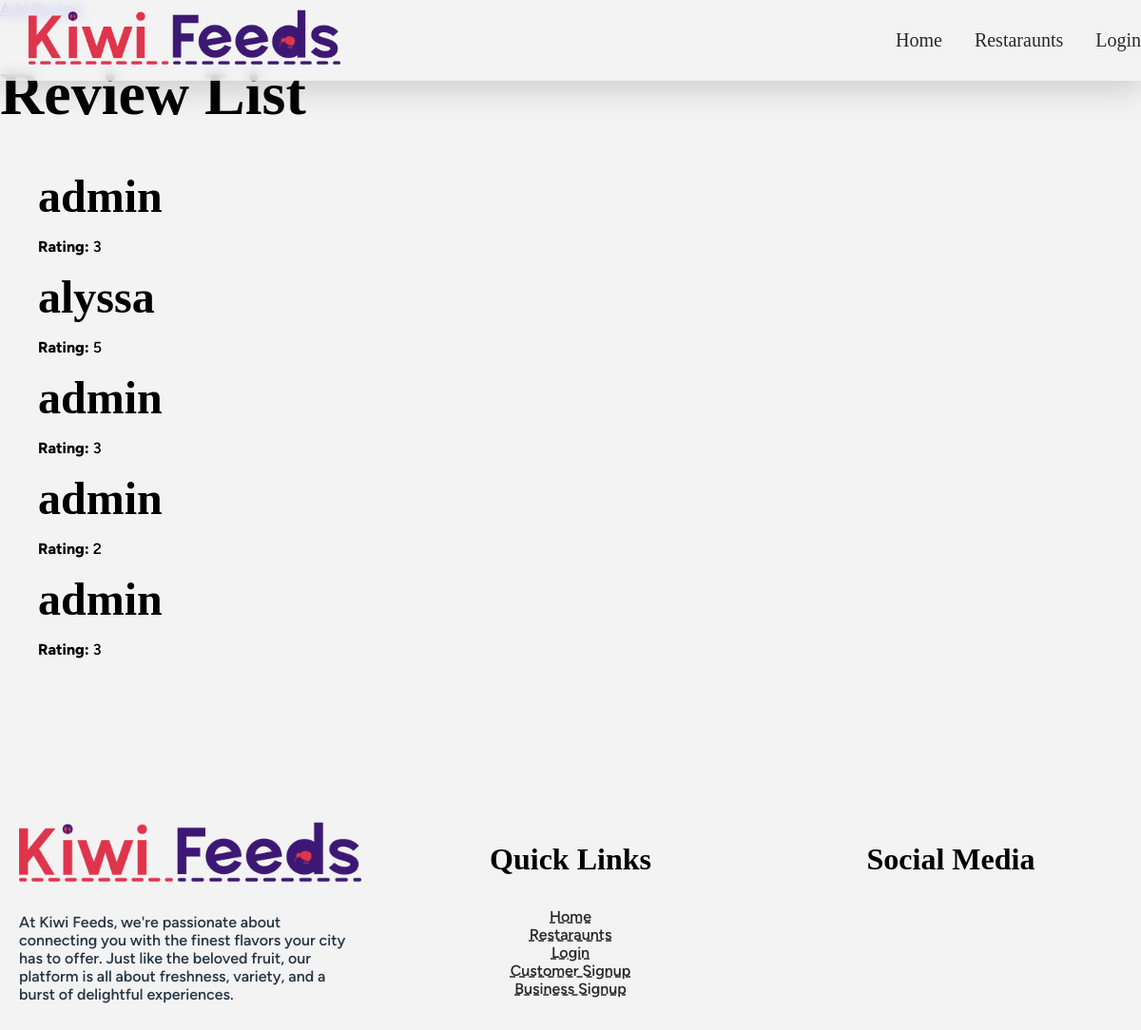
The app's page /reviews/ with its own data.
### app_reviews/models.py (models this page shows, shortened)
class Review(models.Model):
   ONE_TO_FIVE_STAR_RATING_CHOICES = (
    (1, '1'),
    (2, '2'),
    (3, '3'),
    (4, '4'),
    (5, '5'),
   )
   user = models.ForeignKey('app_user.UserProfile', on_delete=models.PROTECT,related_name='reviews' )
   restaurant = models.ForeignKey('app_restaurants.Restaurant', on_delete=models.PROTECT,related_name='reviews')
   rating = models.IntegerField(choices=ONE_TO_FIVE_STAR_RATING_CHOICES)
   comment = models.TextField()

### app_user/models.py (models this page shows, shortened)
class UserProfile(models.Model):
    this_user = models.OneToOneField(User, on_delete=models.PROTECT ,verbose_name='User')
    profile_picture = models.ImageField(
        default='/profile_pics/temp_pfp_placeholder_REPLACE_LATER.avif',
        upload_to=generate_image_path,
        height_field=None,
        width_field=None
    )
    phone_number = PhoneNumberField()
    address = models.CharField(max_length=1000)
    def __str__(self):
        return f'{self.this_user.username} '

### app_reviews/views.py (the view)
# urls.py: path("", ReviewList.as_view(), name='review-list'),
class ReviewList(ListView):
    model = Review
    template_name = "app_reviews/reviews_list.html"
    context_object_name = 'reviews'

### templates/app_reviews/reviews_list.html (shortened to what this page needs)
{% extends "base/base.html"%}
{% block content %}
<a href="{% url 'write-a-review' %}" class='flex flex-row gap-1 justify-start my-10  bg-blue-300 px-2 py-2 rounded-md '>
Add Review</a>
<h1>Review List</h1>
    {% if reviews %}
    <ul>
        {% for review in reviews %}
            <li>
                <h2>{{ review.user }}</h2>
                <p><strong>Rating:</strong> {{ review.rating }}</p>
            </li>
        {% empty %}
            <li>No reviews available.</li>
        {% endfor %}
    </ul>
    {% else %}
    <p> Reviews not available</p>
    {% endif %}
{% endblock content %}

### static/styles/styles.css (style rules this page uses)
:root { --c-red: #DE354C; --c-dark-red: #932432; --c-blue: #3C1874; --c-dark-blue: #283747; --c-black: #292929; --c-white: #F3F3F3; --t-heading: "wavehaus"; --t-paragraph: "oak sans"; }
ul { list-style-type: none; }
body { background-color: #F3F3F3; margin: 0px; }
h1,h2,h3,h4,h5 { font-family: 'wavehaus'; }
h1 { font-size: 4em; }
h2 { font-size: 3em; margin-block-start: 0em; margin-block-end: 0em; }
p,a { font-family: 'oak sans'; font-weight: 500; }

### records on screen
Review: user "admin", rating "3"
Review: user "alyssa", rating "5"
Review: user "admin", rating "3"
Review: user "admin", rating "2"
Review: user "admin", rating "3"
